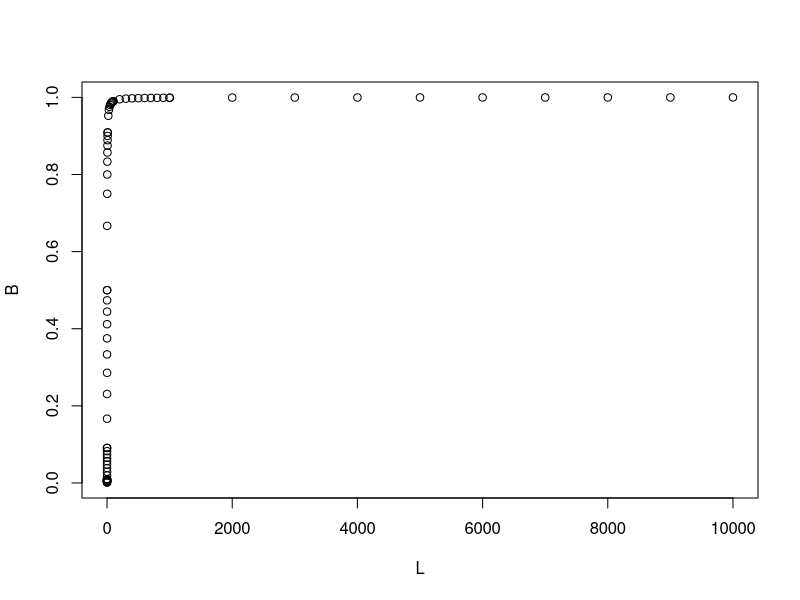

Source code (R):
# Simulates binding isotherm with Adair equation

# Define binding constants

k1 <- 1

# Generate free ligand concentrations

L <- c(1:10 %o% 10^(-3:3))  # Outer product of (1,2..10) and (0.001,0.01..1000)

# Generate bound fraction values

B <- (k1*L)/(1 + (k1*L))

# Plot results

plot(L,B)
